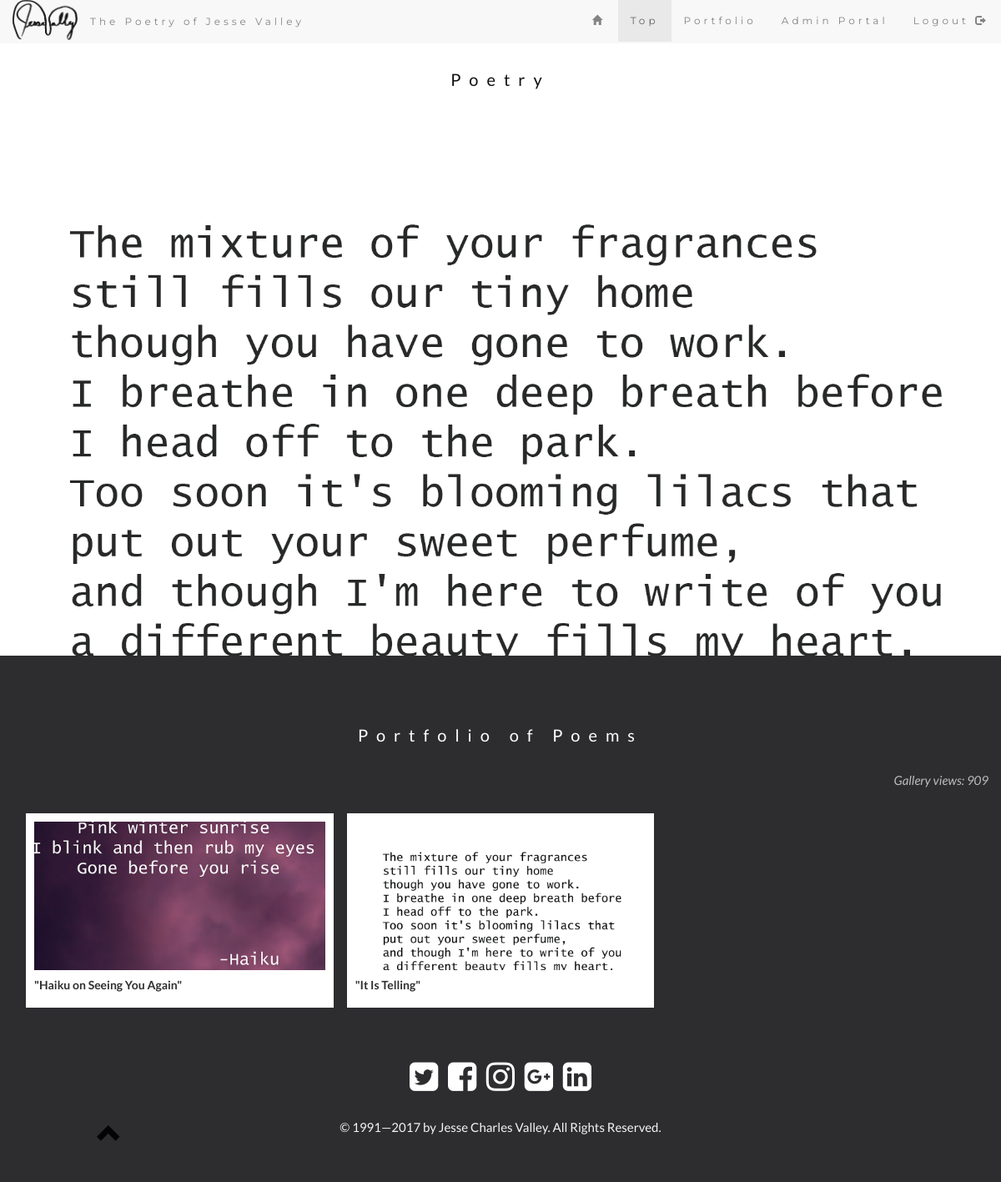
Screenshot of /poetry.php (signed in) with the database file from the repository.
### tables this page shows
CREATE TABLE `GALLERY` (
  `GID` int(11) NOT NULL,
  `GNAME` varchar(50) NOT NULL,
  `GDESC` text NOT NULL,
  `GPW` varchar(50) DEFAULT NULL,
  `LOGGED_IN` tinyint(4) DEFAULT NULL,
  `NUM_VIEWS` int(11) DEFAULT NULL
);

CREATE TABLE `FILE` (
  `FID` int(11) NOT NULL,
  `TITLE` varchar(50) NOT NULL DEFAULT 'Untitled',
  `FILE_NAME` varchar(50) NOT NULL,
  `CREATOR` varchar(45) NOT NULL DEFAULT 'Jesse Charles Valley',
  `FDESC` text,
  `CATEGORY` varchar(45) NOT NULL,
  `FORSALE` tinyint(4) NOT NULL DEFAULT '0',
  `PRICE` decimal(19,4) NOT NULL,
  `DOWNLOAD` tinyint(4) NOT NULL DEFAULT '0',
  `QTY` int(11) NOT NULL DEFAULT '1',
  `GALLERY_GID` int(11) NOT NULL
);

### poetry.php (the view, shortened to what this page needs)
<?php
include("database_config.php");
$query = $dbh->prepare("SELECT * FROM file WHERE GALLERY_GID = 2 ORDER BY TITLE;");
$query->execute();
$stmt = $dbh->prepare('SELECT * FROM gallery WHERE GID = 2');
$stmt->execute();
$views = $stmt->fetch(PDO::FETCH_ASSOC);
$views2 = $views['NUM_VIEWS'];
?>
<!DOCTYPE html>
<html lang="en">
<head>
  <link rel="stylesheet" href="https://maxcdn.bootstrapcdn.com/bootstrap/3.3.7/css/bootstrap.min.css">
  <link rel="stylesheet" href="http://cdnjs.cloudflare.com/ajax/libs/font-awesome/4.4.0/css/font-awesome.min.css">
</head>
<body id="myPage" data-spy="scroll" data-target=".navbar" data-offset="50" onLoad="$('#onload').modal('show');">
<nav class="navbar navbar-default navbar-fixed-top">
  <div class="container-fluid">
    <div class="navbar-header">
      <a class="navbar-left" href="index.php"><img src="img/sig.png" class="img-responsive" style="height: 48px;" alt="Jesse Valley's Autograph" title="Home"></a>
      <p class="navbar-text" id="navtext">The Poetry of Jesse Valley</p>
    </div>
    <div class="collapse navbar-collapse" id="myNavbar">
      <ul class="nav navbar-nav navbar-right">
       <?php if($_SESSION['admin'] == 1){ ?>
        <li><a href="index.php"><span class="glyphicon glyphicon-home"></span></a></li>
        <li><a href="#top">Top</a></li>
        <li><a href="#portfolio">Portfolio</a></li>
        <li id="portal"><a href="adminPortal.php">Admin Portal</a></li>
        <li id="logout"><a href="logout.php">Logout <span class="glyphicon glyphicon-log-out"></span></a></li>
        <?php } ?>
      </ul>
    </div>
  </div>
</nav>
<div id="top" class="container-fluid text-justify">
<h2> </h2><br /><br />
<h3 class="text-center">Poetry</h3>
</div>
<div class="parallax">
</div>
<div id="portfolio" class="bg-1">
  <div class="container-fluid">
  <br /><br />
    <h3 class="text-center">Portfolio of Poems</h3>
   		<p class="text-right">Gallery views: <?php echo $views2; ?></p>
    		<div class="rowd">
			<?php
			while($row1=$query->fetch(PDO::FETCH_ASSOC)){
				$name=$row1['TITLE']; ?>
				<div class="column">
					<div class="content">
						<a href="img/<?php echo $row1['FILE_NAME']; ?>" id="<?php echo $name; ?>">
						<img src="img/<?php echo $row1['FILE_NAME']; ?>" alt="<?php echo $name; ?>"></a>
						<h5 style="color:#2f2f2f; font-weight:bold">"<?php echo $name; ?>"</h5>
					</div>
				</div>
			<?php } ?>
		</div>
  </div>
</div>
<footer class="container-fluid text-center">
	<section id="socialmedia">
		<nav>
			<ul style="margin-left: -40px;">
				<li class="social"><a href="http://twitter.com/jessevalley" target="_blank"><i class="fa fa-twitter-square" style="font-size: 40px;"></i></a></li>&nbsp; &nbsp;
				<li class="social"><a href="http://facebook.com/jessevalleyphotography" target="_blank"><i class="fa fa-facebook-square" style="font-size: 40px;"></i></a></li>&nbsp; &nbsp;
				<li class="social"><a href="http://instagram.com/jessevalley" target="_blank"><i class="fa fa-instagram" style="font-size: 40px;"></i></a></li>&nbsp; &nbsp;
				<li class="social"><a href="https://plus.google.com/u/0/+JesseValley" target="_blank"><i class="fa fa-google-plus-square" style="font-size: 40px;"></i></a></li>&nbsp; &nbsp;
				<li class="social"><a href="http://www.linkedin.com/in/jessevalley" target="_blank"><i class="fa fa-linkedin-square" style="font-size: 40px;"></i></a></li>
			</ul>
		</nav>
	</section>
		<p>&copy;
			<?php
			$copyYear = 1991;
			$curYear = date( 'Y' );
			echo $copyYear . ( ( $copyYear != $curYear ) ? '&mdash;' . $curYear : '' );
			?> by Jesse Charles Valley. All Rights Reserved.<h2> </h2>
	</footer>
    <div id="up">
	  <a href="#myPage" data-toggle="tooltip" title="TO TOP">
		<span class="glyphicon glyphicon-chevron-up" style="color:black;"></span>
	  </a>
	</div>
</body>
</html>

### poetry.php (style rules this page uses)
body { font: 400 15px/1.8 Lato, sans-serif; color: #777; }
h3, h4 { margin: 10px 0 30px 0; letter-spacing: 10px; font-size: 20px; color: #111; }
.bg-1 { background: #2d2d30; color: #bdbdbd; }
.bg-1 h3 { color: #fff; }
.bg-1 p { font-style: italic; }
.navbar { font-family: Montserrat, sans-serif; margin-bottom: 0; border: 0; font-size: 12px !important; letter-spacing: 4px; opacity: 0.9; }
footer { background-color: #2d2d30; color: #f5f5f5; padding: 32px; }
footer a { color: #f5f5f5; }
#up { position: fixed; bottom: 10px; left: 8%; right: 0; width: 70px; font-size: 30px; background-color: transparent; box-sizing: border-box; text-align: left; padding: 20px; opacity: 0.9; }
li.social { display: inline; margin-left: auto; }
#socialmedia { position:relative; padding: 15px; }
#socialmedia a { color: #fff; }
.parallax { background-image: url("img/its_telling.png"); min-height: 650px; background-attachment: fixed; background-position: center; background-repeat: no-repeat; background-size: cover; opacity: .85; }
@media only screen and (max-device-width: 1024px) { .parallax { background-attachment: scroll; } }
.rowd, .rowd > .column { padding: 8px; }
.column { float: left; width: 33.33%; display: block; }
.rowd:after { content: ""; display: table; clear: both; }
.content { background-color: white; padding: 10px; }
.content img { width: 100%; }

### rows the page displays
gallery: NUM_VIEWS "909"
file: FILE_NAME (picture), TITLE "Haiku on Seeing You Again"
file: FILE_NAME (picture), TITLE "It Is Telling"

### other values shown
$copyYear "1991"
$curYear "2017"
